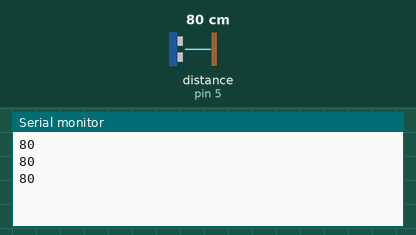
Recording of a sketch running on a simulated Arduino Uno, built with avr-gcc and run on an emulated ATmega328P. On the bench: the last lines printed to the serial monitor. Wiring (inferred from the names in the program): ultrasonic range finder: trigger pin 4; echo pin 5. The test bench sets the inputs (shaded band); at power-on: distance to the obstacle (sensor on pin 5) 80 cm. The echo pulse lasts 58.3 µs per cm.

Above: at 1.3 s.
1.4 s: distance to the obstacle (sensor on pin 5) set to 2 cm
At 1.9 s:
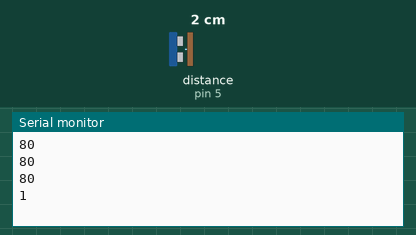
2.9 s: distance to the obstacle (sensor on pin 5) set to 4 cm
At 3.4 s:
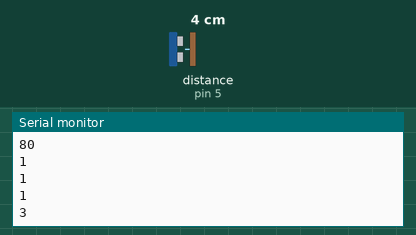
Timing chart, 0 to 5.9 s (numbered marks = the images above; inputs shaded):
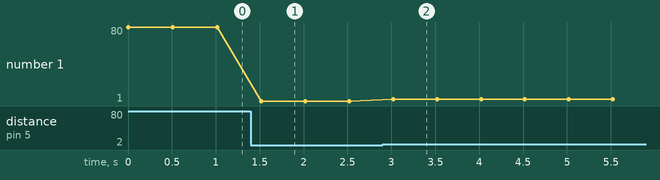

Measured:
- after the input at 1.4 s, the serial monitor: prints a new line after 0.12 s (image 1)
- after the input at 2.9 s, the serial monitor: prints a new line after 0.12 s (image 2)
- plotted number 1: 80 → 1 after the input at 1.4 s, 1 → 3 after the input at 2.9 s

The sketch:

try_lenght.ino
```cpp
#include <Servo.h>
#include "I2Cdev.h"
#include "MPU6050.h"
//#include "Timer.h"

#define in 5
#define out 4      //tr
#define myMax 140
#define myMin 30
#define stop 20

MPU6050 balence;
Servo my[4];
unsigned long f;
int cc,myvalue[4]= {stop, stop ,stop ,stop};
int16_t ax, ay, az;
int16_t gx, gy, gz;
//Timer timeToStop;

void setup()
{
	Serial.begin(38400);
	pinMode(out,OUTPUT);
	pinMode(in,INPUT);
}

void loop()
{
	f=ping()/58;
	Serial.println(f);
	delay(500);
}
//===============================================================================
//===============================================================================
void down(){
	for(cc=0; cc<4; cc++)	myvalue[cc]-=1;
	for(cc=0; cc<20; cc++)	check();
}

void up(){
	for(cc=0; cc<4; cc++)	myvalue[cc]+=1;
	for(cc=0; cc<20; cc++)	check();
}

void check(){
	balence.getMotion6(&ax, &ay, &az, &gx, &gy, &gz);
	if(ax>500)			myvalue[0]-=1;
	else if(ax<-500)	myvalue[1]-=1;
	if(ay>500)			myvalue[2]-=1;
	else if(ay<-500)	myvalue[3]-=1;
	for(cc=0; cc<4; cc++){
	    if(myvalue[cc]>myMax) 		myvalue[cc]=myMax;
	    else if(myvalue[cc]<myMin)	myvalue[cc]=myMin;
	}
	sendSignalToMotor();
	delay(10);
}

unsigned long ping(){
	digitalWrite(out,HIGH);
	delayMicroseconds(5);
	digitalWrite(out,LOW);
	return pulseIn(in,HIGH);
}

void sendSignalToMotor() {
	for(cc=0; cc<4; cc++)	my[cc].write(myvalue[cc]);
}

void myStop(){
	while(true){
		down();
		for(cc=0; cc<4; cc++)	if(myvalue[cc]<stop) goto Iven;
	}
Iven :
	for(cc=0; cc<4; cc++)	myvalue[cc]=stop;
	sendSignalToMotor();
	while(true){

	}
}
```
